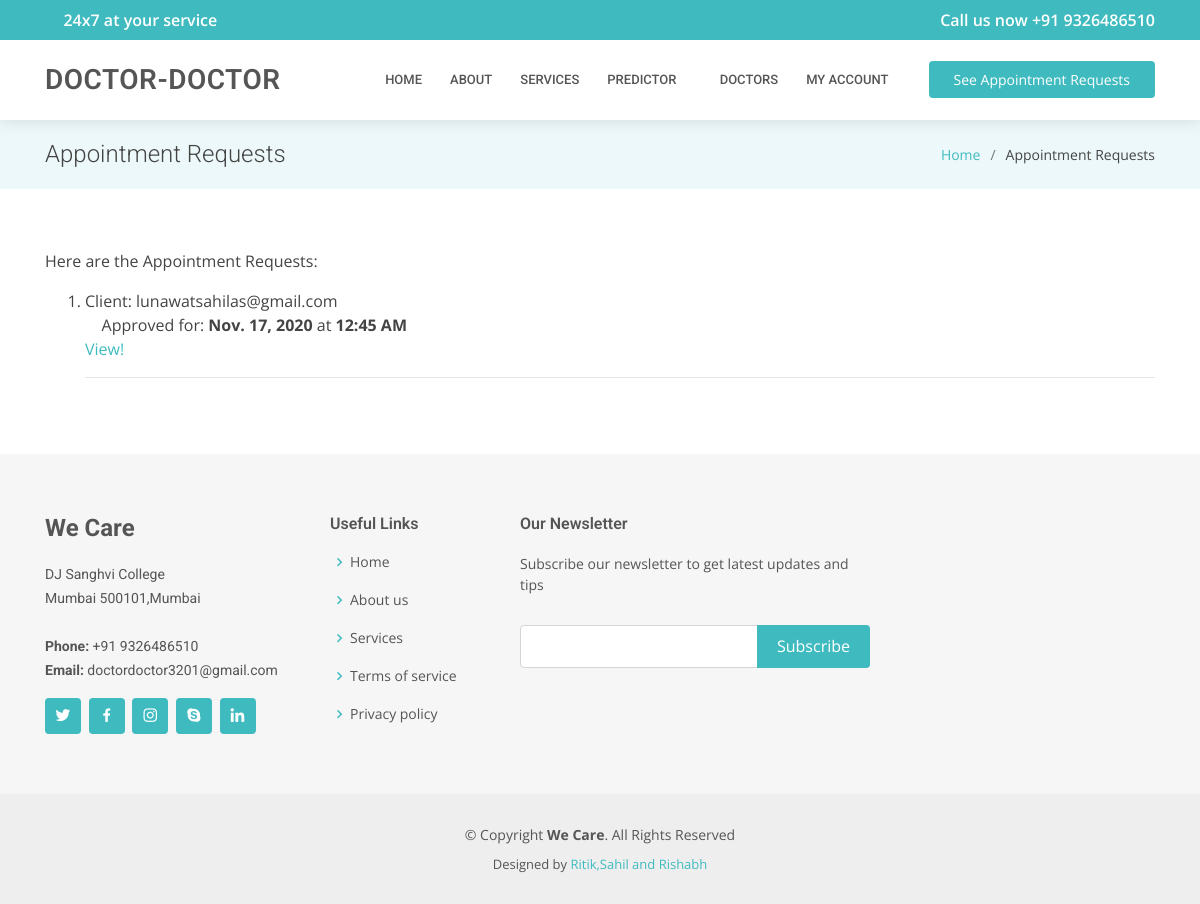
The app's page /doctor-portal/see-schedule/ (signed in), older data.
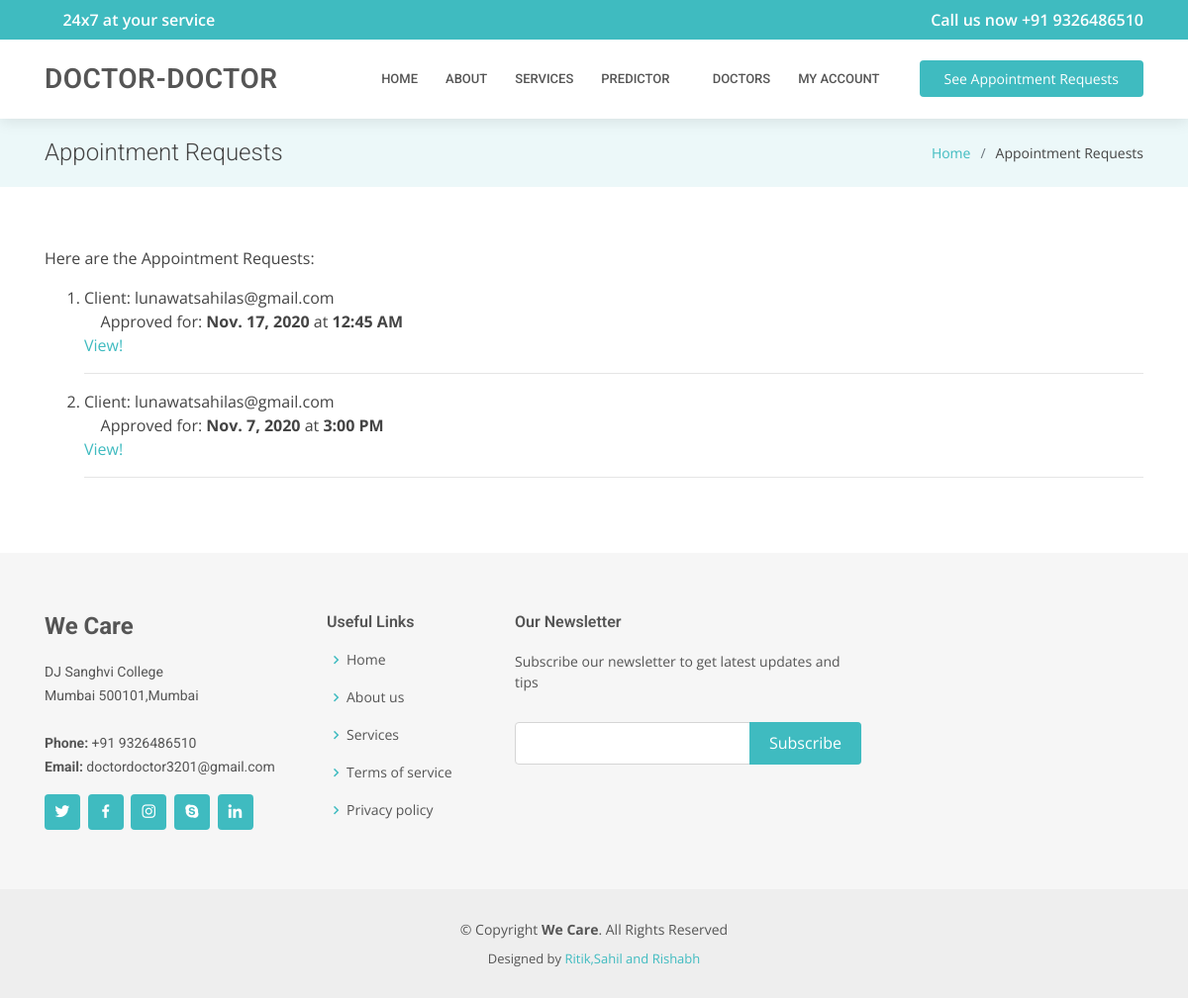
The same page, newer data.
### accounts/models.py (models this page shows, shortened)
class Appointment(models.Model):
    id              = models.AutoField(primary_key=True)
    doctor          = models.ForeignKey(Doctor,related_name='appointment_doctor',on_delete=models.CASCADE)
    patient         = models.ForeignKey(Patient,related_name='appointment_patient',on_delete=models.CASCADE)
    day1            = models.DateField(blank=True, editable=True,null=True)
    day2            = models.DateField(blank=True, editable=True,null=True)
    day3            = models.DateField(blank=True, editable=True,null=True)
    message         = models.CharField(blank=True, null=True, max_length=512)
    approved_for    = models.CharField(blank=True, editable=True,null=True, max_length=10)
    approved_time   = models.CharField(blank=True, editable=True,null=True, max_length=10)
    prescription    = models.CharField(blank=True, editable=True,null=True, max_length=1000)
    class Meta:
        verbose_name = 'Appointment'

class CustomUser(AbstractUser):
    id              = models.AutoField(primary_key=True)
    username        = models.CharField(max_length=30,null=True,blank=True)
    fullname        = models.CharField(blank=True, null=True, max_length=255)##
    is_doctor       = models.BooleanField(default=False, blank=True, null=True)
    password        = models.CharField(max_length=255)
    email           = models.EmailField(max_length=254, unique=True)
    date_of_birth   = models.DateField(blank=True, editable=True,null=True)
    date_created    = models.DateField(auto_now=True, editable=False)
    is_active       = models.BooleanField(default=True)
    is_admin        = models.BooleanField(default=False)
    USERNAME_FIELD  = 'email'
    REQUIRED_FIELDS = []
    objects = CustomUserManager()
    def __str__(self):
        return str(self.email)

### accounts/views.py (the view)
# urls.py: url(r'^doctor-portal/see-schedule/$',views.see_schedule.as_view(),name='see_schedule'),
class see_schedule(PermissionRequiredMixin, ListView):
    permission_required = 'accounts.view_appointment'
    model = Appointment
    template_name = 'accounts/doctor_schedule.html'
    context_object_name = 'schedule'
    def get_queryset(self):
        queryset = super().get_queryset()
        queryset = Appointment.objects.filter(doctor=self.request.user)
        return queryset

### accounts/templatetags/profile_tags.py (called while the page is built)
@register.filter(name='has_group')
def has_group(user, group_name):
    return user.groups.filter(name=group_name).exists()

### accounts/templates/accounts/doctor_schedule.html (shortened to what this page needs)
{% extends "DoctorDoctor/base.html" %}
{% block title_page %}Appointment Requests{% endblock %}
{% block title_in_li %}Appointment Requests{% endblock %}
{% block inner_page %}
Here are the Appointment Requests:
<ol>
    {% for a in schedule %}
    <li>
        Client: {{a.patient}}<br>
        {% if a.approved_for == '1' %}
        <i class="icofont-tick-boxed"></i> Approved for: <strong>{{a.day1}}</strong> at <strong>{{a.approved_time}}</strong>
        {% elif a.approved_for == '2' %}
        <i class="icofont-tick-boxed"></i> Approved for: <strong>{{a.day2}}</strong> at <strong>{{a.approved_time}}</strong>
        {% elif a.approved_for == '3' %}
        <i class="icofont-tick-boxed"></i> Approved for: <strong>{{a.day3}}</strong> at <strong>{{a.approved_time}}</strong>
        {% else %}
        Day 1: {{a.day1}}<br>
        Day 2: {{a.day2}}<br>
        Day 3: {{a.day3}}<br>
        <i class="icofont-close-squared-alt"></i> Not yet approved!
        {% endif %}
        <br><a href="{% url 'accounts:detail_appointment' pk=a.id %}">View!</a><hr>
    </li>
    {% empty %}
    Sorry, no appointments in this list.
    {% endfor %}
</ol>
{% endblock %}

Row changes from the older to the newer data that the page shows:
added Appointment: patient "lunawatsahilas@gmail.com", day3 "Nov. 7, 2020", approved_time "3:00 PM"
